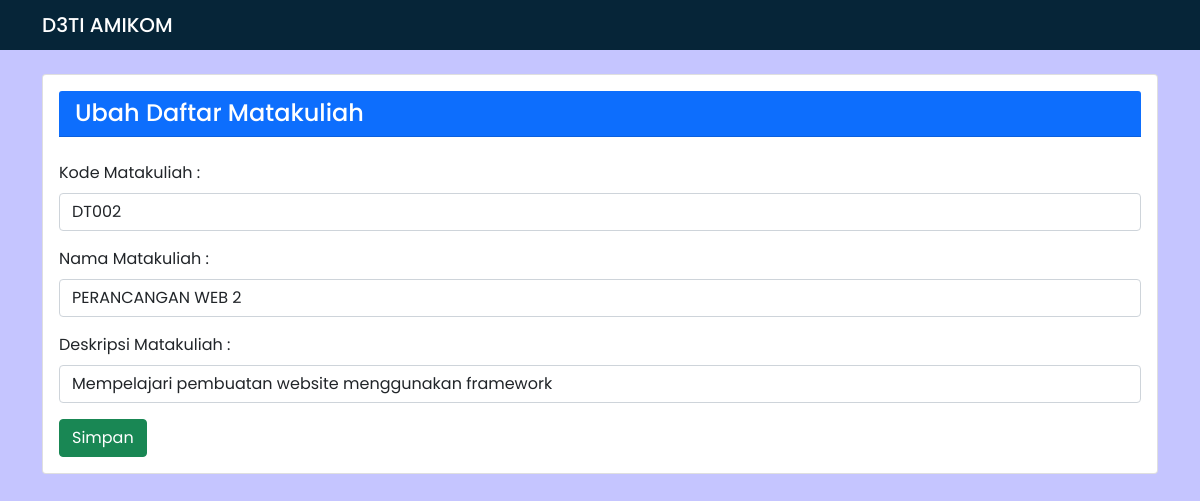
Page /ubah_mk.php?id=2 on the committed database.
### tables this page shows
CREATE TABLE `matakuliah` (
  `id` int(11) NOT NULL,
  `kode` varchar(5) NOT NULL,
  `nama` varchar(50) NOT NULL,
  `deskripsi` text DEFAULT NULL
);

### function.php (called while the page is built, shortened)
<?php
$conn = mysqli_connect("localhost", "root", "", "uts_smt3");
function query($query) {
    global $conn;
    $result = mysqli_query($conn, $query);
    $rows = [];
    while($row = mysqli_fetch_assoc($result)) {
        $rows[] = $row;
    }
    return $rows;
}
?>

### ubah_mk.php (the view, shortened to what this page needs)
<?php
require 'function.php';
$id_mk = $_GET["id"];
$mk = query("SELECT * FROM matakuliah WHERE id = $id_mk")[0];
?>
<!doctype html>
<html lang="en">
  <head>
    <link href="https://cdn.jsdelivr.net/npm/bootstrap@5.1.3/dist/css/bootstrap.min.css" rel="stylesheet">
  </head>
  <body>
    <nav class="navbar navbar-dark">
        <div class="container">
            <span class="navbar-brand mb-0 h1">D3TI AMIKOM</span>
        </div>
    </nav>
    <div class="container">
        <div class="card mt-4">
            <div class="card-body">
                <h4 class="card-header bg-primary text-white mb-4">Ubah Daftar Matakuliah</h4>
                    <form action="" method="post">
                        <div class="mb-3">
                            <label for="kode" class="form-label">Kode Matakuliah : </label>
                            <input type="text" name="kode" onkeyup="this.value = this.value.toUpperCase();" class="form-control" id="kode" value="<?= $mk["kode"]; ?>">
                        </div>
                        <div class="mb-3">
                            <label for="nama" class="form-label">Nama Matakuliah : </label>
                            <input type="text" name="nama" onkeyup="this.value = this.value.toUpperCase();" class="form-control" id="nama" value="<?= $mk["nama"]; ?>">
                        </div>
                        <div class="mb-3">
                            <label for="deskripsi" class="form-label">Deskripsi Matakuliah : </label>
                            <input type="text" name="deskripsi"class="form-control" id="deskripsi" value="<?= $mk["deskripsi"]; ?>">
                        </div>
                        <button type="submit" name="submit" class="btn btn-success">Simpan</button>
                    </form>
                </div>
            </div>
        </div>
  </body>
</html>

### ubah_mk.php (style rules this page uses)
body { background-color: rgb(197, 197, 255); font-family: 'Poppins', sans-serif; }
.navbar { background-color: #062538; font-family: 'Poppins', sans-serif; }

### rows in the picture
matakuliah: kode "DT002", nama "PERANCANGAN WEB 2", deskripsi "Mempelajari pembuatan website menggunakan framework"
